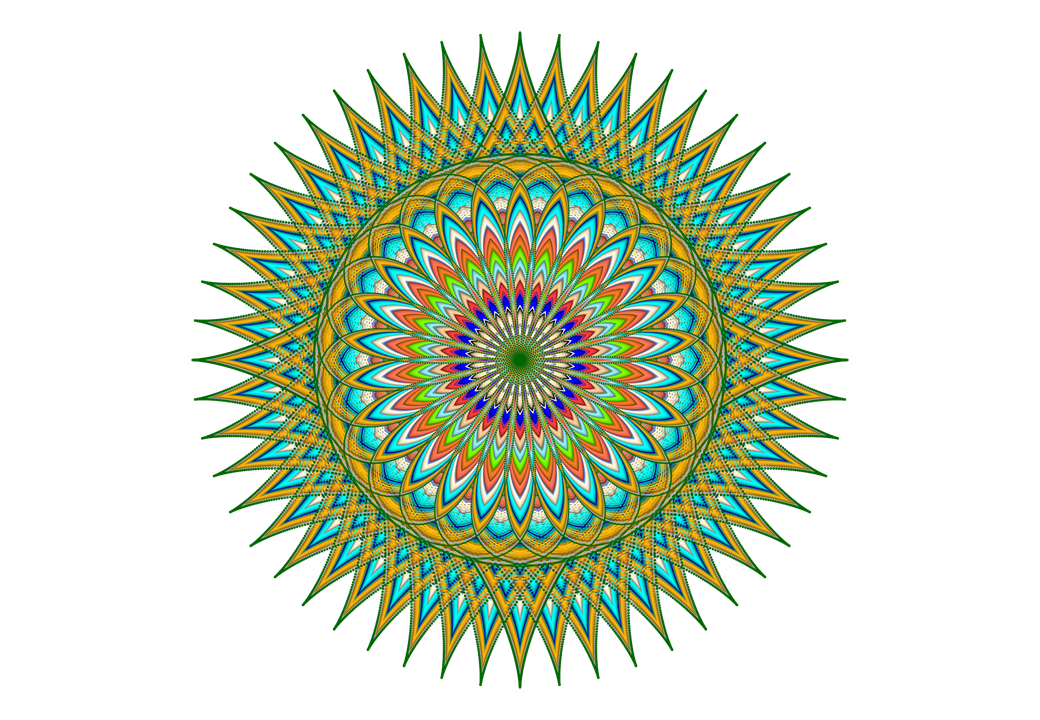

This figure's R source:
# Mandala 7 - Composição

# Mandala Astroide com lemniscata
# Mesmo esquema de cores em ambas as composições

Composição parte 1 - Astroide

nrot = 13
rotacao = seq(0,pi,pi/nrot)#
step = 0.0125; contracao = seq(0, 1.0, by = step);
cor = colors()[1:length(contracao)]
p1 = MandalaColorida(curva="astroide",rotacao,contracao,cor)
p1

Composição parte 2 - Lemniscata de Gerono

p2 = MandalaColorida(curva="lemniscata",rotacao,contracao,cor)
p2

#A mandala final foi produzinda com a sobreposição de p2 no centro de p1, com ajuste manual.

# Utilizando a função criada
MandalaColorida <- function(curva = "lemniscata", rotacao, contracao, cor) {
  require(ggplot2)
  n <- 700
  size <- 0.25
  theta <- seq(0, 2 * pi, length.out = n)  
  if (curva == "astroide") {
    x <- 3 * cos(theta)^3
    y <- 3 * sin(theta)^3
  } else if (curva == "deltoide") {
    x <- 2 * cos(theta)+ cos(2*theta)
    y <- 2*sin(theta)-sin(2*theta)
  } else if (curva == "cardioide") {
    x <- 1 - cos(theta)
    y <- sin(theta) * (1 + cos(theta))
  } else if (curva == "elipse") {
    a <- 2
    b <- 1
    x <- a * cos(theta)
    y <- b * sin(theta)
  } else if (curva == "circunferencia") {
    r <- 1
    x <- r * cos(theta)
    y <- r * sin(theta)
  } else {
    x <- sin(theta)
    y <- sin(theta) * cos(theta)
  }
  
  xt <- x
  yt <- y
  
  for (i in 1:length(rotacao)) {
    xt <- c(xt, x[1:n] * cos(rotacao[i]) - y[1:n] * sin(rotacao[i]))
    yt <- c(yt, x[1:n] * sin(rotacao[i]) + y[1:n] * cos(rotacao[i]))
  }
  
  p <- ggplot() + coord_fixed() + theme_void()
  
  for (i in 1:length(contracao)) {
    xt2 <- c(xt * contracao[i])
    yt2 <- c(yt * contracao[i])
    dt2 <- tibble::tibble(xt2, yt2)
    p <- p + geom_point(data = dt2, aes(x = xt2, y = yt2), color = cor[i], size = size)
  }
  
  return(p)
}
